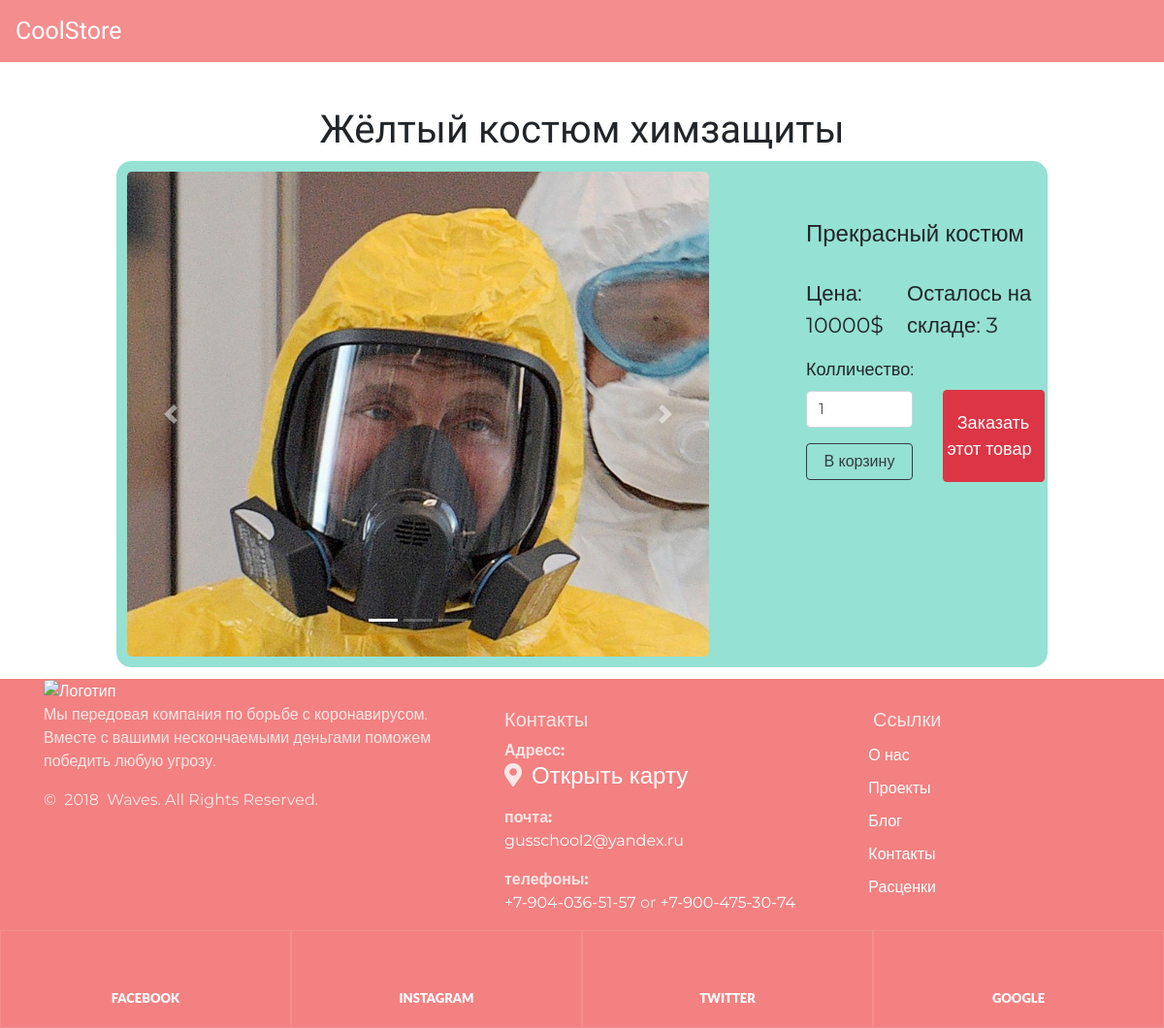
The app's page /product/7, older data.
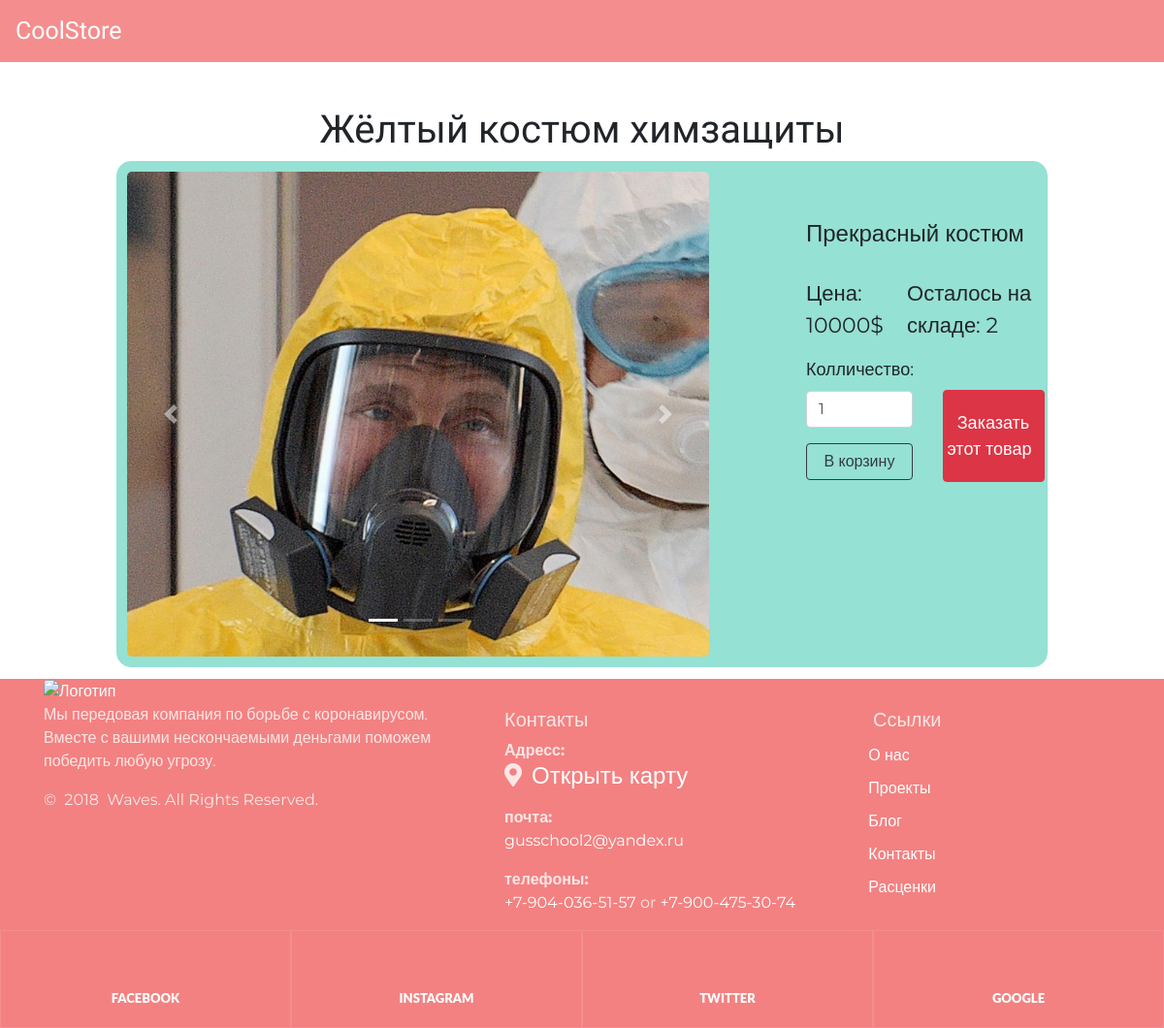
The same page, newer data.
### data/products.py (models this page shows, shortened)
class Products(SqlAlchemyBase, UserMixin, SerializerMixin):
    __tablename__ = 'products'
    id = sqlalchemy.Column(sqlalchemy.Integer, primary_key=True, autoincrement=True)
    title = sqlalchemy.Column(sqlalchemy.String, nullable=True)
    about = sqlalchemy.Column(sqlalchemy.String, nullable=True)
    price = sqlalchemy.Column(sqlalchemy.Integer, nullable=True)
    existence = sqlalchemy.Column(sqlalchemy.Boolean, default=True)
    still_have = sqlalchemy.Column(sqlalchemy.Integer, nullable=True)

### main.py (the view, shortened to what this page needs)
@app.route('/product/<int:product_id>', methods=['GET', 'POST'])
def product(product_id):
    form = Buy()
    if current_user.is_authenticated:
        filename = get_profile_img()
    else:
        filename = 'profilem'
    sessions = db_session.create_session()
    prod = sessions.query(products.Products).get(product_id)
    return render_template('product.html', prod=prod, filename=filename,
                           basket_count=session.get('basket_count', 0), title=prod.title,
                           form=form)

### main.py
class Buy(FlaskForm):
    count = IntegerField('Колличество:', validators=[DataRequired(), NumberRange(1)],
                         default=1)
    submit = SubmitField('В корзину')

### data/db_session.py (called while the page is built)
def create_session() -> Session:
    global __factory
    return __factory()

### templates/product.html (shortened to what this page needs)
{% extends 'base.html' %}
{% block content %}
<div class="product">
    <div id="demo" class="carousel slide" data-ride="carousel">
        <ul class="carousel-indicators">
            <li data-target="#demo" data-slide-to="0" class="active"></li>
            <li data-target="#demo" data-slide-to="1"></li>
            <li data-target="#demo" data-slide-to="2"></li>
        </ul>
        <div class="carousel-inner">
            <div class="carousel-item active">
                <img src="/static/img/product_icons/{{ prod.id }}_1.jpg" width="600px"
                     height="500px">
            </div>
        </div>
        <a class="carousel-control-prev" href="#demo" data-slide="prev">
            <span class="carousel-control-prev-icon"></span>
        </a>
        <a class="carousel-control-next" href="#demo" data-slide="next">
            <span class="carousel-control-next-icon"></span>
        </a>
    </div>
    <div style="margin: 50px; padding-left: 50px">
        <h4 style="margin-bottom: 30px;">{{ prod.about }}</h4>
        <div style="display: flex;">
            <div style="font-size: 22px; margin-right: 15px;">Цена: {{ prod.price }}$</div>
            <div style="font-size: 22px;">Осталось на складе: {{ prod.still_have }}</div>
        </div>
        <form action="" method="post">
            <div style="display: flex;">
                <div style="display: block">
                    <p>
                    <div style="font-size: 18px">{{ form.count.label }}</div>
                    {{ form.count(type="number", style='width: 110px; margin-bottom: 5px;',
                    class="form-control",
                    id="validationDefault01") }}
                    </p>
                    <p style="margin-top: 0px;">{{ form.submit(type="submit", class="btn
                        btn-outline-dark", style='width: 110px')
                        }}
                    </p>
                </div>
                <a href="/buy_now/{{ prod.id }}" class="btn btn-danger"
                   style="width: 105px; height: 95px; margin-top: 50px; margin-left: 30px;
                   color: white; font-size: 18px; padding-top: 20px; padding-left: 3px;">
                    <div style="margin-left: 8px;">Заказать</div>
                    <div>этот товар</div>
                </a>
            </div>
        </form>
    </div>
</div>
{% endblock %}

### templates/base.html (shortened to what this page needs)
<!DOCTYPE html>
<html lang="en">
<head>
    <link rel="stylesheet" href="https://use.fontawesome.com/releases/v5.7.2/css/all.css"
>
    <link rel="stylesheet" href="../../static/css/style.css">
    <link rel="stylesheet"
          href="https://stackpath.bootstrapcdn.com/bootstrap/4.4.1/css/bootstrap.min.css"
>
    <link rel="stylesheet"
          href="https://maxcdn.bootstrapcdn.com/bootstrap/4.1.0/css/bootstrap.min.css">
    <link href="//maxcdn.bootstrapcdn.com/bootstrap/4.1.1/css/bootstrap.min.css" rel="stylesheet"
          id="bootstrap-css">
</head>
<body style="font-family: 'Montserrat', sans-serif;">
<header class="header">
    <nav class="navbar navbar-expand-lg navbar-light" style="background-color: #f38181;">
        <a class="navbar-brand" href="/" style="font-size: 25px; color: white; font-family:
        'Kaushan Script', cursive;">CoolStore</a>
    </nav>
</header>
<h1 align="center" style="margin-top: 110px; font-family: 'Kaushan Script', cursive;">
    {{ title }}
</h1>
{% block content %}
{% endblock %}
<footer class="section footer-classic context-dark bg-image" style="background: #f38181;">
        <div class="container">
          <div class="row row-30">
            <div class="col-md-4 col-xl-5">
              <div class="pr-xl-4"><a class="brand" href="#">
                  <img class="brand-logo-light" src="/static/img/icon.png" alt="Логотип" width="100"
                       height="100"></a>
                <p>Мы передовая компания по борьбе с коронавирусом.
                    Вместе с вашими нескончаемыми деньгами поможем победить любую угрозу.</p>
                <p class="rights"><span>©  </span><span class="copyright-year">2018</span><span>
                </span><span>Waves</span><span>. </span><span>All Rights Reserved.</span></p>
              </div>
            </div>
            <div class="col-md-4" style="padding-top: 30px">
              <h5>Контакты</h5>
              <dl class="contact-list">
                <dt>Адресс:</dt>
                <dd><h4 style="display: flex" class="map__title">
                    <div><i class="fas fa-map-marker-alt"></i></div>
                    <a style="padding-left: 10px"
                       href="https://clck.ru/MkGYr"
                       target="_blank">Открыть карту</a>
                </h4></dd>
              </dl>
              <dl class="contact-list">
                <dt>почта:</dt>
                <dd><a href="mailto:#">gusschool2@yandex.ru</a></dd>
              </dl>
              <dl class="contact-list">
                <dt>телефоны:</dt>
                <dd><a href="tel:#">+7-904-036-51-57</a> <span>or</span>
                    <a href="tel:#">+7-900-475-30-74</a>
                </dd>
              </dl>
            </div>
            <div class="col-md-4 col-xl-3" style="padding-top: 30px">
              <h5>Ссылки</h5>
              <ul class="nav-list">
                <li><a href="#">О нас</a></li>
                <li><a href="#">Проекты</a></li>
                <li><a href="#">Блог</a></li>
                <li><a href="#">Контакты</a></li>
                <li><a href="#">Расценки</a></li>
              </ul>
            </div>
          </div>
        </div>
        <div class="row no-gutters social-container">
          <div class="col"><a class="social-inner" href="#"><span
                  class="icon mdi mdi-facebook"></span><span>Facebook</span></a></div>
          <div class="col"><a class="social-inner" href="#"><span
                  class="icon mdi mdi-instagram"></span><span>instagram</span></a></div>
          <div class="col"><a class="social-inner" href="#"><span
                  class="icon mdi mdi-twitter"></span><span>twitter</span></a></div>
          <div class="col"><a class="social-inner" href="#"><span
                  class="icon mdi mdi-youtube-play"></span><span>google</span></a></div>
        </div>
      </footer>
</body>
</html>

Row changes from the older to the newer data that the page shows:
changed Products "Жёлтый костюм химзащиты": still_have "3" → "2"
